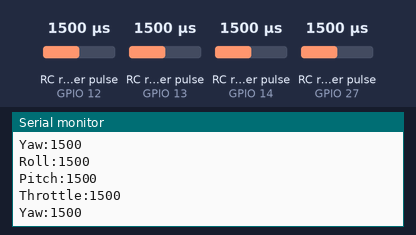
Recording of a sketch running on a simulated ESP32. Parts: the last lines printed to the serial monitor. Wiring (inferred from the names in the program): 4 × RC receiver channel: data GPIO 12 / data GPIO 13 / data GPIO 14 / data GPIO 27. The test bench sets the inputs (shaded band); at power-on: RC receiver pulse (sensors on GPIO 12, GPIO 13, GPIO 14, GPIO 27) 1500 µs.

Above: at 1.2 s.
1.3 s: RC receiver pulse (sensor on GPIO 12) set to 1020 µs
At 2.6 s:
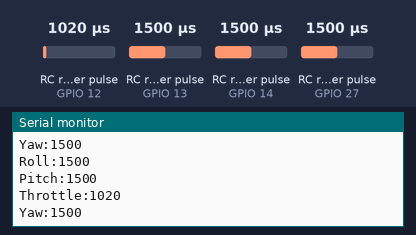
2.8 s: RC receiver pulse (sensor on GPIO 13) set to 1020 µs
At 4.0 s:
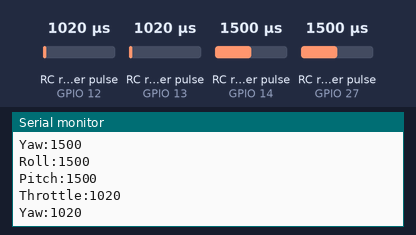
4.3 s: RC receiver pulse (sensor on GPIO 14) set to 1020 µs
At 5.7 s:
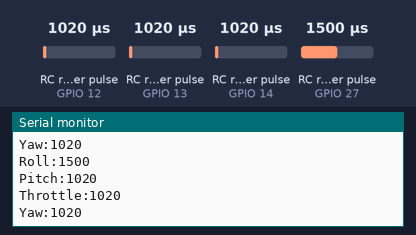
5.8 s: RC receiver pulse (sensor on GPIO 27) set to 1020 µs
7.3 s: RC receiver pulse (sensor on GPIO 12) set to 1250 µs
At 8.2 s:
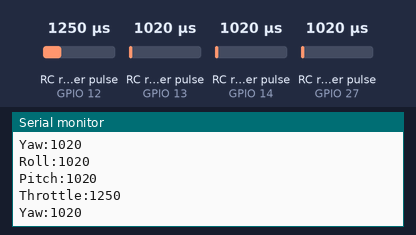
8.8 s: RC receiver pulse (sensor on GPIO 13) set to 1250 µs
At 10.2 s:
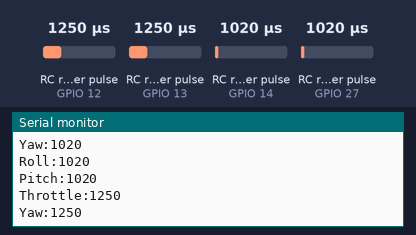
Timing chart, 0 to 11.3 s (numbered marks = the images above; inputs shaded):
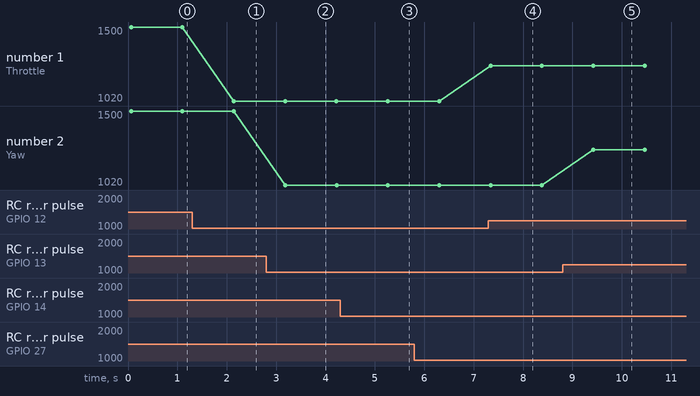

Measured:
- after the input at 1.3 s, the serial monitor: prints a new line after 0.84 s (image 1)
- after the input at 2.8 s, the serial monitor: prints a new line after 0.38 s (image 2)
- after the input at 4.3 s, the serial monitor: prints a new line after 0.95 s (image 3)
- after the input at 7.3 s, the serial monitor: prints a new line at once (image 4)
- after the input at 8.8 s, the serial monitor: prints a new line after 0.62 s (image 5)
- plotted number 1: 1500 → 1020 after the input at 1.3 s, 1020 → 1250 after the input at 7.3 s

The sketch:

RC_Control.ino
```cpp
#define ROLL 27
#define PITCH 14
#define THROTTLE 12
#define YAW 13

int roll_val;
int pitch_val;
int throttle_val;
int yaw_val;


void setup() {
  Serial.begin(9600);
  pinMode(ROLL, INPUT);
  pinMode(PITCH, INPUT);
  pinMode(THROTTLE, INPUT);
  pinMode(YAW, INPUT);
}

void loop() {
  roll_val = pulseIn(ROLL, HIGH);
  Serial.print("Roll:"); Serial.println(roll_val);
  pitch_val = pulseIn(PITCH, HIGH);
  Serial.print("Pitch:"); Serial.println(pitch_val);
  throttle_val = pulseIn(THROTTLE, HIGH);
  Serial.print("Throttle:"); Serial.println(throttle_val);
  yaw_val = pulseIn(YAW, HIGH);
  Serial.print("Yaw:"); Serial.println(yaw_val);
  delay(1000);

}
```
